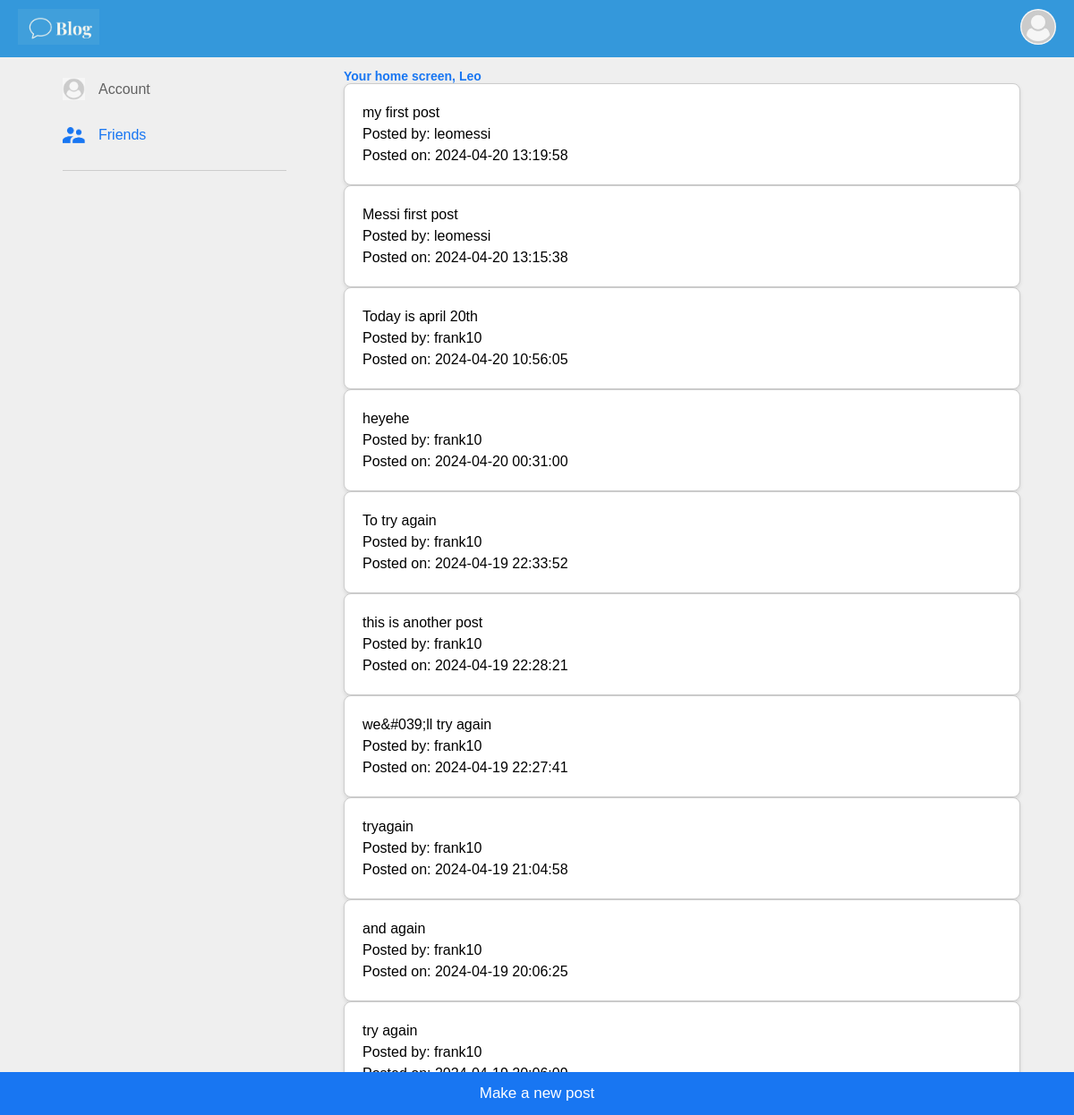
Screenshot of /try2.php (signed in) with the database file from the repository.
### tables this page shows
CREATE TABLE "Post" (
	"member_ID"	INTEGER,
	"post_ID"	INTEGER,
	"admin_ID"	INTEGER,
	"image_text"	TEXT,
	"post_text"	TEXT,
	"post_date"	TEXT,
	PRIMARY KEY("post_ID"),
	FOREIGN KEY("admin_ID") REFERENCES "Admin"("admin_ID"),
	FOREIGN KEY("member_ID") REFERENCES "User"("ID")
);

CREATE TABLE "User" (
	"ID"	INTEGER NOT NULL,
	"member_username"	TEXT NOT NULL,
	"member_firstname"	TEXT NOT NULL,
	"member_lastname"	TEXT NOT NULL,
	"member_password"	TEXT NOT NULL,
	"member_email"	TEXT,
	"member_phone"	TEXT,
	PRIMARY KEY("ID" AUTOINCREMENT)
);

### phpfunctions/getusersposts.php (called while the page is built, shortened)
<?php
function getUserPosts($userID, $dbPath)
{
    $userPosts = [];
    $db = new SQLite3($dbPath);
    $query = "
        SELECT p.post_text, p.post_date, u.member_username
        FROM Post p
        JOIN User u ON p.member_ID = u.ID
        WHERE p.member_ID = :userID
        ORDER BY p.post_date DESC
    ";
    $stmt = $db->prepare($query);
    $stmt->bindValue(':userID', $userID, SQLITE3_INTEGER);
    $result = $stmt->execute();
    if ($result) {
        while ($row = $result->fetchArray(SQLITE3_ASSOC)) {
            $userPosts[] = [
                'post_text' => $row['post_text'],
                'post_date' => $row['post_date'],
                'username' => $row['member_username']
            ];
        }
    }
    return $userPosts;
}
?>

### phpfunctions/getfriendsposts.php (called while the page is built, shortened)
<?php
function getFriendsPosts($userID, $dbPath)
{
    $friendsPosts = [];
    $db = new SQLite3($dbPath);
    $query = "
        SELECT p.post_text, p.post_date, u.member_username
        FROM Post p
        JOIN User u ON p.member_ID = u.ID
        WHERE p.member_ID IN (
            SELECT user2_id
            FROM Friend
            WHERE user1_id = :userID
        )
        ORDER BY p.post_date DESC
    ";
    $stmt = $db->prepare($query);
    $stmt->bindValue(':userID', $userID, SQLITE3_INTEGER);
    $result = $stmt->execute();
    if ($result) {
        while ($row = $result->fetchArray(SQLITE3_ASSOC)) {
            $friendsPosts[] = [
                'post_text' => $row['post_text'],
                'post_date' => $row['post_date'],
                'username' => $row['member_username']
            ];
        }
    }
    return $friendsPosts;
}
?>

### try2.php (the view, shortened to what this page needs)
<!DOCTYPE html>
<html>
<head>
    <link rel="stylesheet" href="css/style.css">
</head>
<body>
        <?php include 'navbar.php'; ?>
    <div class="container">
        <div class="left-sidebar">
            <div class="imp-links">
                <a href="account.php"><img src="images/User-image.png"> Account</a>
                 <a href="friends.php"><img src="images/friends.png"> Friends</a>
            </div>
        </div>
        <div class="main-content">
            <h2>Your home screen, <?php echo $_SESSION['first_name']; ?></h2>
<?php
$userID = $_SESSION['user_id'];
$dbPath = "StudentModule.db";
include "phpfunctions/getusersposts.php";
include "phpfunctions/getfriendsposts.php";
$userPosts = getUserPosts($userID, $dbPath);
$friendsPosts = getFriendsPosts($userID, $dbPath);
$allPosts = array_merge($userPosts, $friendsPosts);
usort($allPosts, function ($a, $b) {
    return strtotime($b['post_date']) - strtotime($a['post_date']);
});
foreach ($allPosts as $post) {
    echo '<div class="post">';
    echo '<p>' . htmlspecialchars($post['post_text']) . '</p>';
    echo '<p>Posted by: ' . htmlspecialchars($post['username']) . '</p>';
    echo '<p>Posted on: ' . htmlspecialchars($post['post_date']) . '</p>';
    echo '</div>';
}
?>
</div>
</div>
<div class="btm-navbar">
  <a href="createpost.php" class="active">Make a new post</a>
</div>
</body>
</html>

### navbar.php (shortened to what this page needs)
<!DOCTYPE html>
<html lang="en">
<head>
     <link rel="stylesheet" href="css/navbarcss.css">
</head>
<body>
<nav class="navbar">
    <div class="logo">
        <img src="images/bluelogo.png" alt="Logo">
    </div>
    <div class="user">
        <img src="images/User-image.png" alt="User Image">
    </div>
</nav>
</body>
</html>

### css/style.css (style rules this page uses)
* { margin: 0; padding: 0; box-sizing: border-box; font-family: 'poppins', sans-serif; }
:root { --body-color: #efefef; --nav-color: #1876f2; --bg-color: #fff; --primary-color: #edf2fc; --secondary-color: #212121; }
body { background: var(--body-color); transition: background 0.3s; }
.container { padding: 13px 5%; display: flex; justify-content: space-between; }
.left-sidebar { flex-basis: 25%; position: sticky; top: 70px; align-self: flex-start; padding: 10px; }
.main-content { flex-basis: 70%; }
.imp-links a, .shortcut-links a { text-decoration: none; display: flex; align-items: center; margin-bottom: 30px; color: #626262; width: fit-content; }
.imp-links a img { width: 25px; margin-right: 15px; }
.imp-links a:last-child { color: #1876f2; }
.imp-links { border-bottom: 1px solid #ccc; }
h2 { color: #1876f2; font-size: 14px; }
.post { background-color: #fff; border: 1px solid #ccc; padding: 20px; border-radius: 8px; box-shadow: 0 2px 4px rgba(0, 0, 0, 0.1); }
.post p { margin: 0; line-height: 1.5; }
.btm-navbar { background-color: #333; overflow: hidden; position: fixed; bottom: 0; width: 100%; }
.btm-navbar a { float: center; display: block; color: #f2f2f2; text-align: center; padding: 14px 16px; text-decoration: none; font-size: 17px; font-family: 'poppins', sans-serif; }
.btm-navbar a.active { background-color: #1876f2; color: white; }

### css/navbarcss.css (style rules this page uses)
body { font-family: Arial, sans-serif; margin: 0; padding: 0; }
.navbar { display: flex; justify-content: space-between; align-items: center; background-color: #3498db; padding: 10px 20px; color: #fff; }
.logo img { height: 40px; width: auto; }
.user img { height: 40px; width: auto; border-radius: 50%; }

### rows the page displays
post: post_text "my first post", member_ID.member_username "leomessi", post_date "2024-04-20 13:19:58"
post: post_text "Messi first post", member_ID.member_username "leomessi", post_date "2024-04-20 13:15:38"
post: post_text "Today is april 20th", member_ID.member_username "frank10", post_date "2024-04-20 10:56:05"
post: post_text "heyehe", member_ID.member_username "frank10", post_date "2024-04-20 00:31:00"
post: post_text "To try again", member_ID.member_username "frank10", post_date "2024-04-19 22:33:52"
post: post_text "this is another post", member_ID.member_username "frank10", post_date "2024-04-19 22:28:21"
post: post_text "we&#039;ll try again", member_ID.member_username "frank10", post_date "2024-04-19 22:27:41"
post: post_text "tryagain", member_ID.member_username "frank10", post_date "2024-04-19 21:04:58"
post: post_text "and again", member_ID.member_username "frank10", post_date "2024-04-19 20:06:25"
post: post_text "try again", member_ID.member_username "frank10"

### other values shown
$_SESSION['first_name'] "Leo"
